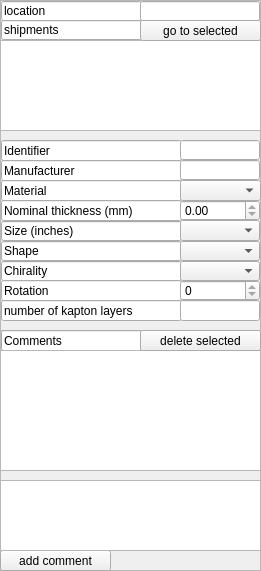
  <widget class="QFrame" name="frame_3">
   <property name="geometry">
    <rect>
     <x>10</x>
     <y>120</y>
     <width>261</width>
     <height>571</height>
    </rect>
   </property>
   <property name="frameShape">
    <enum>QFrame::StyledPanel</enum>
   </property>
   <property name="frameShadow">
    <enum>QFrame::Plain</enum>
   </property>
   <widget class="QComboBox" name="cbChirality">
    <property name="geometry">
     <rect>
      <x>180</x>
      <y>261</y>
      <width>80</width>
      <height>20</height>
     </rect>
    </property>
    <property name="currentIndex">
     <number>-1</number>
    </property>
    <item>
     <property name="text">
      <string>achiral</string>
     </property>
    </item>
    <item>
     <property name="text">
      <string>left</string>
     </property>
    </item>
    <item>
     <property name="text">
      <string>right</string>
     </property>
    </item>
   </widget>
   <widget class="QLineEdit" name="lineEdit_4">
    <property name="geometry">
     <rect>
      <x>1</x>
      <y>200</y>
      <width>181</width>
      <height>21</height>
     </rect>
    </property>
    <property name="text">
     <string>Nominal thickness (mm)</string>
    </property>
    <property name="readOnly">
     <bool>true</bool>
    </property>
   </widget>
   <widget class="QLineEdit" name="lineEdit_11">
    <property name="geometry">
     <rect>
      <x>1</x>
      <y>1</y>
      <width>141</width>
      <height>20</height>
     </rect>
    </property>
    <property name="text">
     <string>location</string>
    </property>
    <property name="readOnly">
     <bool>true</bool>
    </property>
   </widget>
   <widget class="QComboBox" name="cbShape">
    <property name="geometry">
     <rect>
      <x>180</x>
      <y>241</y>
      <width>80</width>
      <height>20</height>
     </rect>
    </property>
    <property name="currentIndex">
     <number>-1</number>
    </property>
    <item>
     <property name="text">
      <string>full</string>
     </property>
    </item>
    <item>
     <property name="text">
      <string>half</string>
     </property>
    </item>
    <item>
     <property name="text">
      <string>five</string>
     </property>
    </item>
    <item>
     <property name="text">
      <string>three</string>
     </property>
    </item>
    <item>
     <property name="text">
      <string>semi</string>
     </property>
    </item>
    <item>
     <property name="text">
      <string>semi(-)</string>
     </property>
    </item>
    <item>
     <property name="text">
      <string>choptwo</string>
     </property>
    </item>
   </widget>
   <widget class="QPushButton" name="pbGoShipment">
    <property name="geometry">
     <rect>
      <x>140</x>
      <y>20</y>
      <width>121</width>
      <height>21</height>
     </rect>
    </property>
    <property name="text">
     <string>go to selected</string>
    </property>
   </widget>
   <widget class="QLineEdit" name="leManufacturer">
    <property name="geometry">
     <rect>
      <x>180</x>
      <y>160</y>
      <width>80</width>
      <height>20</height>
     </rect>
    </property>
    <property name="readOnly">
     <bool>true</bool>
    </property>
   </widget>
   <widget class="QLineEdit" name="lineEdit_2">
    <property name="geometry">
     <rect>
      <x>1</x>
      <y>140</y>
      <width>181</width>
      <height>21</height>
     </rect>
    </property>
    <property name="text">
     <string>Identifier</string>
    </property>
    <property name="readOnly">
     <bool>true</bool>
    </property>
   </widget>
   <widget class="QLineEdit" name="lineEdit_10">
    <property name="geometry">
     <rect>
      <x>1</x>
      <y>20</y>
      <width>141</width>
      <height>20</height>
     </rect>
    </property>
    <property name="text">
     <string>shipments</string>
    </property>
    <property name="readOnly">
     <bool>true</bool>
    </property>
   </widget>
   <widget class="QLineEdit" name="lineEdit_7">
    <property name="geometry">
     <rect>
      <x>1</x>
      <y>160</y>
      <width>181</width>
      <height>21</height>
     </rect>
    </property>
    <property name="text">
     <string>Manufacturer</string>
    </property>
    <property name="readOnly">
     <bool>true</bool>
    </property>
   </widget>
   <widget class="QLineEdit" name="lineEdit_3">
    <property name="geometry">
     <rect>
      <x>1</x>
      <y>180</y>
      <width>181</width>
      <height>21</height>
     </rect>
    </property>
    <property name="text">
     <string>Material</string>
    </property>
    <property name="readOnly">
     <bool>true</bool>
    </property>
   </widget>
   <widget class="QLineEdit" name="leLocation">
    <property name="geometry">
     <rect>
      <x>140</x>
      <y>1</y>
      <width>120</width>
      <height>20</height>
     </rect>
    </property>
    <property name="text">
     <string/>
    </property>
    <property name="readOnly">
     <bool>true</bool>
    </property>
   </widget>
   <widget class="QListWidget" name="listShipments">
    <property name="geometry">
     <rect>
      <x>0</x>
      <y>40</y>
      <width>261</width>
      <height>91</height>
     </rect>
    </property>
    <property name="toolTip">
     <string>ID (date sent) (SENDER to RECEIVER)</string>
    </property>
   </widget>
   <widget class="QLineEdit" name="lineEdit_13">
    <property name="geometry">
     <rect>
      <x>1</x>
      <y>261</y>
      <width>181</width>
      <height>20</height>
     </rect>
    </property>
    <property name="text">
     <string>Chirality</string>
    </property>
    <property name="readOnly">
     <bool>true</bool>
    </property>
   </widget>
   <widget class="QLineEdit" name="lineEdit_16">
    <property name="geometry">
     <rect>
      <x>1</x>
      <y>280</y>
      <width>181</width>
      <height>21</height>
     </rect>
    </property>
    <property name="text">
     <string>Rotation</string>
    </property>
    <property name="readOnly">
     <bool>true</bool>
    </property>
   </widget>
   <widget class="QDoubleSpinBox" name="dsbNomThickness">
    <property name="geometry">
     <rect>
      <x>180</x>
      <y>200</y>
      <width>80</width>
      <height>21</height>
     </rect>
    </property>
    <property name="readOnly">
     <bool>true</bool>
    </property>
    <property name="minimum">
     <double>-1.000000000000000</double>
    </property>
    <property name="maximum">
     <double>2147483647.000000000000000</double>
    </property>
    <property name="singleStep">
     <double>0.050000000000000</double>
    </property>
   </widget>
   <widget class="QLineEdit" name="leIdentifier">
    <property name="geometry">
     <rect>
      <x>180</x>
      <y>140</y>
      <width>80</width>
      <height>20</height>
     </rect>
    </property>
    <property name="readOnly">
     <bool>true</bool>
    </property>
   </widget>
   <widget class="QLineEdit" name="lineEdit_15">
    <property name="geometry">
     <rect>
      <x>1</x>
      <y>241</y>
      <width>181</width>
      <height>20</height>
     </rect>
    </property>
    <property name="text">
     <string>Shape</string>
    </property>
    <property name="readOnly">
     <bool>true</bool>
    </property>
   </widget>
   <widget class="QLineEdit" name="lineEdit_6">
    <property name="geometry">
     <rect>
      <x>1</x>
      <y>221</y>
      <width>181</width>
      <height>20</height>
     </rect>
    </property>
    <property name="text">
     <string>Size (inches)</string>
    </property>
    <property name="readOnly">
     <bool>true</bool>
    </property>
   </widget>
   <widget class="QSpinBox" name="sbRotation">
    <property name="geometry">
     <rect>
      <x>180</x>
      <y>280</y>
      <width>80</width>
      <height>21</height>
     </rect>
    </property>
    <property name="readOnly">
     <bool>true</bool>
    </property>
    <property name="minimum">
     <number>-1</number>
    </property>
    <property name="maximum">
     <number>5</number>
    </property>
   </widget>
   <widget class="QFrame" name="frame">
    <property name="geometry">
     <rect>
      <x>0</x>
      <y>330</y>
      <width>261</width>
      <height>241</height>
     </rect>
    </property>
    <property name="autoFillBackground">
     <bool>false</bool>
    </property>
    <property name="frameShape">
     <enum>QFrame::StyledPanel</enum>
    </property>
    <property name="frameShadow">
     <enum>QFrame::Plain</enum>
    </property>
    <property name="lineWidth">
     <number>2</number>
    </property>
    <property name="midLineWidth">
     <number>2</number>
    </property>
    <widget class="QPushButton" name="pbAddComment">
     <property name="geometry">
      <rect>
       <x>0</x>
       <y>220</y>
       <width>111</width>
       <height>21</height>
      </rect>
     </property>
     <property name="text">
      <string>add comment</string>
     </property>
    </widget>
    <widget class="QPlainTextEdit" name="pteWriteComment">
     <property name="geometry">
      <rect>
       <x>0</x>
       <y>150</y>
       <width>261</width>
       <height>71</height>
      </rect>
     </property>
     <property name="plainText">
      <string/>
     </property>
    </widget>
    <widget class="QLineEdit" name="lineEdit_14">
     <property name="geometry">
      <rect>
       <x>1</x>
       <y>0</y>
       <width>141</width>
       <height>21</height>
      </rect>
     </property>
     <property name="text">
      <string>Comments</string>
     </property>
     <property name="readOnly">
      <bool>true</bool>
     </property>
    </widget>
    <widget class="QListWidget" name="listComments">
     <property name="geometry">
      <rect>
       <x>0</x>
       <y>20</y>
       <width>261</width>
       <height>121</height>
      </rect>
     </property>
    </widget>
    <widget class="QPushButton" name="pbDeleteComment">
     <property name="geometry">
      <rect>
       <x>140</x>
       <y>0</y>
       <width>121</width>
       <height>21</height>
      </rect>
     </property>
     <property name="text">
      <string>delete selected</string>
     </property>
    </widget>
   </widget>
   <widget class="QLineEdit" name="leNumKaptons">
    <property name="geometry">
     <rect>
      <x>180</x>
      <y>300</y>
      <width>80</width>
      <height>21</height>
     </rect>
    </property>
    <property name="readOnly">
     <bool>true</bool>
    </property>
   </widget>
   <widget class="QLineEdit" name="lineEdit_12">
    <property name="geometry">
     <rect>
      <x>1</x>
      <y>300</y>
      <width>181</width>
      <height>21</height>
     </rect>
    </property>
    <property name="text">
     <string>number of kapton layers</string>
    </property>
    <property name="readOnly">
     <bool>true</bool>
    </property>
   </widget>
   <widget class="QComboBox" name="cbSize">
    <property name="geometry">
     <rect>
      <x>180</x>
      <y>220</y>
      <width>80</width>
      <height>21</height>
     </rect>
    </property>
    <property name="currentIndex">
     <number>-1</number>
    </property>
    <item>
     <property name="text">
      <string>8</string>
     </property>
    </item>
    <item>
     <property name="text">
      <string>6</string>
     </property>
    </item>
   </widget>
   <widget class="QComboBox" name="cbMaterial">
    <property name="geometry">
     <rect>
      <x>180</x>
      <y>180</y>
      <width>81</width>
      <height>21</height>
     </rect>
    </property>
    <property name="currentIndex">
     <number>-1</number>
    </property>
    <item>
     <property name="text">
      <string>Cu</string>
     </property>
    </item>
    <item>
     <property name="text">
      <string>CuW</string>
     </property>
    </item>
    <item>
     <property name="text">
      <string>PCB</string>
     </property>
    </item>
   </widget>
   <zorder>lineEdit_4</zorder>
   <zorder>lineEdit_11</zorder>
   <zorder>lineEdit_2</zorder>
   <zorder>lineEdit_10</zorder>
   <zorder>lineEdit_7</zorder>
   <zorder>lineEdit_3</zorder>
   <zorder>leLocation</zorder>
   <zorder>listShipments</zorder>
   <zorder>lineEdit_13</zorder>
   <zorder>lineEdit_16</zorder>
   <zorder>dsbNomThickness</zorder>
   <zorder>leIdentifier</zorder>
   <zorder>lineEdit_15</zorder>
   <zorder>lineEdit_6</zorder>
   <zorder>sbRotation</zorder>
   <zorder>frame</zorder>
   <zorder>lineEdit_12</zorder>
   <zorder>cbSize</zorder>
   <zorder>cbMaterial</zorder>
   <zorder>pbGoShipment</zorder>
   <zorder>leManufacturer</zorder>
   <zorder>cbShape</zorder>
   <zorder>cbChirality</zorder>
   <zorder>leNumKaptons</zorder>
  </widget>
